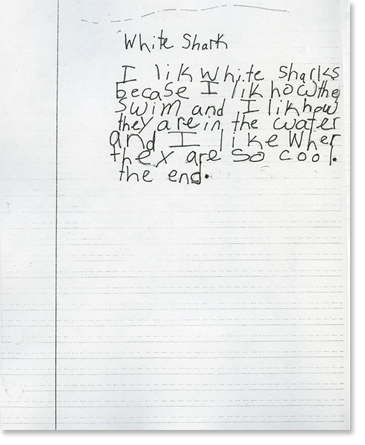
#> input picture backend/sample_2.jpg, 365 x 445 px
$ python -i deskew.py   (imports and definitions only)
#> lines starting #> are read from the running program, lines starting #| are printed output that depends on the picture; after the words box and inside, x2 and y2 are one past the last pixel; in counts of white or black regions, pixels touching at a corner belong together; long printed decimals are rounded
import cv2
import os

# The deskew method is NOT working.


class Deskew:
    @staticmethod
    def getSkewAngle(cvImage) -> float:
        # Prep image, copy, convert to gray scale, blur, and threshold
        newImage = cvImage.copy()
        gray = cv2.cvtColor(newImage, cv2.COLOR_BGR2GRAY)
        blur = cv2.GaussianBlur(gray, (9, 9), 0)
        thresh = cv2.threshold(blur, 0, 255, cv2.THRESH_BINARY_INV + cv2.THRESH_OTSU)[1]
        # Apply dilate to merge text into meaningful lines/paragraphs.
        # Use larger kernel on X axis to merge characters into single line, cancelling out any spaces.
        # But use smaller kernel on Y axis to separate between different blocks of text
        kernel = cv2.getStructuringElement(cv2.MORPH_RECT, (20, 5))
        dilate = cv2.dilate(thresh, kernel, iterations=4)

        # Find all contours
        contours, hierarchy = cv2.findContours(
            dilate, cv2.RETR_LIST, cv2.CHAIN_APPROX_SIMPLE
        )
        contours = sorted(contours, key=cv2.contourArea, reverse=True)
        # Find largest contour and surround in min area box
        largestContour = contours[0]
        minAreaRect = cv2.minAreaRect(largestContour)

        # Determine the angle. Convert it to the value that was originally used to obtain skewed image
        angle = minAreaRect[-1]
        print(f"angle = {angle}")
        if angle < -45:
            angle = 90 + angle
        return -1.0 * angle

    @staticmethod
    def rotateImage(cvImage, angle: float):
        newImage = cvImage.copy()
        (h, w) = newImage.shape[:2]
        center = (w // 2, h // 2)
        M = cv2.getRotationMatrix2D(center, angle, 1.0)
        newImage = cv2.warpAffine(
            newImage, M, (w, h), flags=cv2.INTER_CUBIC, borderMode=cv2.BORDER_REPLICATE
        )
        return newImage

    @staticmethod
    def deskew(cvImage):
        angle = Deskew.getSkewAngle(cvImage)
        return Deskew.rotateImage(cvImage, -1.0 * angle)


# [9 lines of commented-out code are left out]

>>> import cv2
>>> picture = cv2.imread('sample_2.jpg')
#> picture is the input picture: shape (445, 365, 3); mean B, G, R 235, 235.4, 234.1
>>> result = Deskew().deskew(picture)
#> in getSkewAngle, `blur = cv2.GaussianBlur(gray, (9, 9), 0)`:
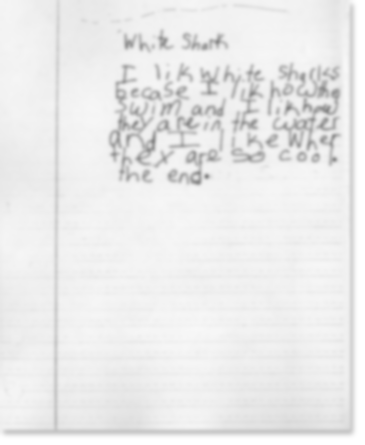
#> blur: shape (445, 365); min 137, max 255, mean 234.9
#> in getSkewAngle, `thresh = cv2.threshold(blur, 0, 255, cv2.THRESH_BINARY_INV + cv2.THRES..`:
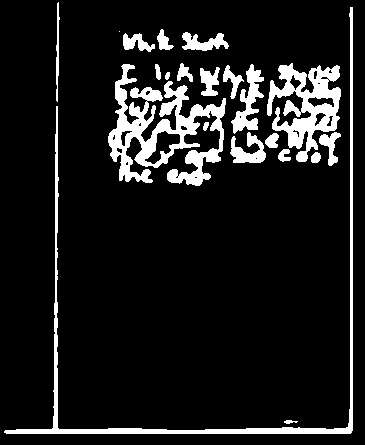
#> thresh: shape (445, 365); 10.9% white; 21 white regions (1 under 20 px), largest, box (x1, y1, x2, y2) and area: (108, 64, 226, 186) 5699, (4, 7, 353, 434) 4142, (267, 63, 341, 162) 3465
#> in getSkewAngle, `dilate = cv2.dilate(thresh, kernel, iterations=4)`:
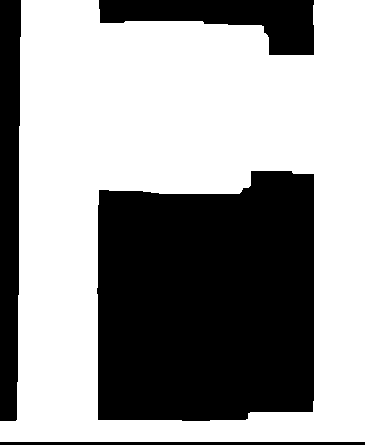
#> dilate: shape (445, 365); 59.8% white; 4 black regions
#> in getSkewAngle, `contours, hierarchy = cv2.findContours( dilate, cv2.RETR_LIST, cv2.CHA..`: contours = 2 contours; box (x1, y1, x2, y2) and area: (0, 0, 365, 442) 146133, (96, 170, 315, 422) 50367
#> in getSkewAngle, `largestContour = contours[0]`: largestContour = contour of 46 points, box (x1, y1, x2, y2) (0, 0, 365, 442), area 146133
#> in getSkewAngle, `minAreaRect = cv2.minAreaRect(largestContour)`: minAreaRect = ((182, 220.5), (441, 364), -90)
#> in getSkewAngle, `angle = minAreaRect[-1]`: angle = -90
#| angle = -90.0
#> in getSkewAngle, `angle = 90 + angle`: angle = 0

$ run again, on backend/aminoapps.jpg
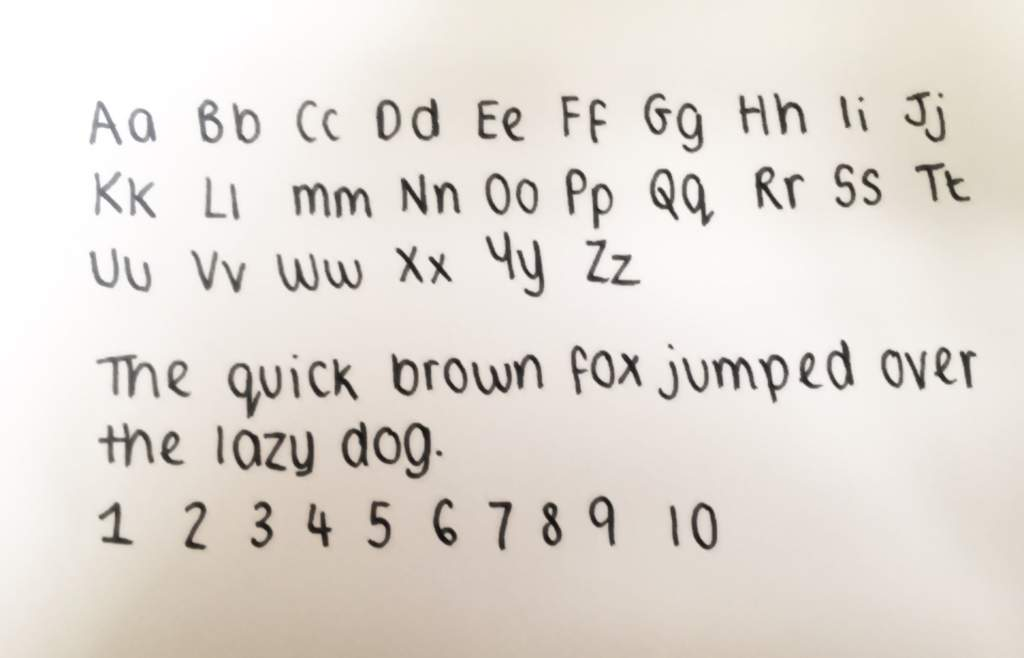
#> input picture backend/aminoapps.jpg, 1024 x 658 px
#> picture is the input picture: shape (658, 1024, 3); mean B, G, R 213.4, 219.8, 226.3
#> in getSkewAngle, `thresh = cv2.threshold(blur, 0, 255, cv2.THRESH_BINARY_INV + cv2.THRES..`:
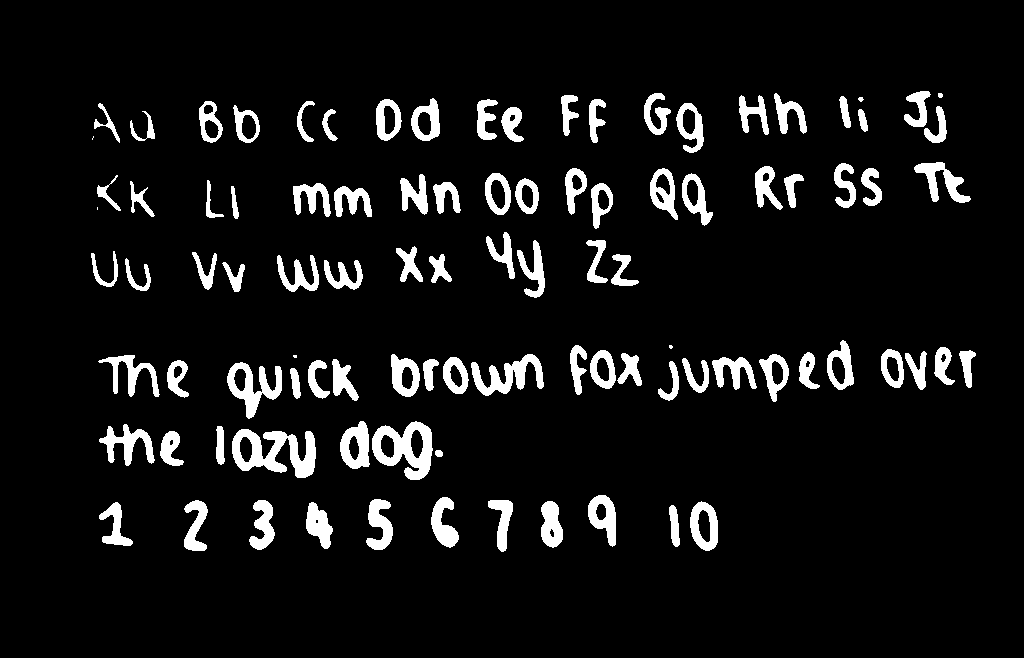
#> thresh: shape (658, 1024); 7.6% white; 98 white regions (4 under 20 px), largest, box (x1, y1, x2, y2) and area: (232, 429, 316, 478) 2228, (372, 421, 433, 480) 1901, (471, 354, 544, 396) 1361
#> dilate: shape (658, 1024); 41.4% white; 3 white regions
#> contours = 4 contours; box (x1, y1, x2, y2) and area: (55, 83, 1011, 306) 146108, (62, 332, 1016, 488) 83440, (63, 487, 758, 560) 44726, (707, 160, 724, 166) 63
#> largestContour = contour of 406 points, box (x1, y1, x2, y2) (55, 83, 1011, 306), area 146108
#> minAreaRect = ((531.9, 196.2), (956.2, 219.2), -1.02)
#> in getSkewAngle, `angle = minAreaRect[-1]`: angle = -1.02
#| angle = -1.021
#> in deskew, `angle = Deskew.getSkewAngle(cvImage)`: angle = 1.02
#> in rotateImage, `newImage = cv2.warpAffine( newImage, M, (w, h), flags=cv2.INTER_CUBIC,..`:
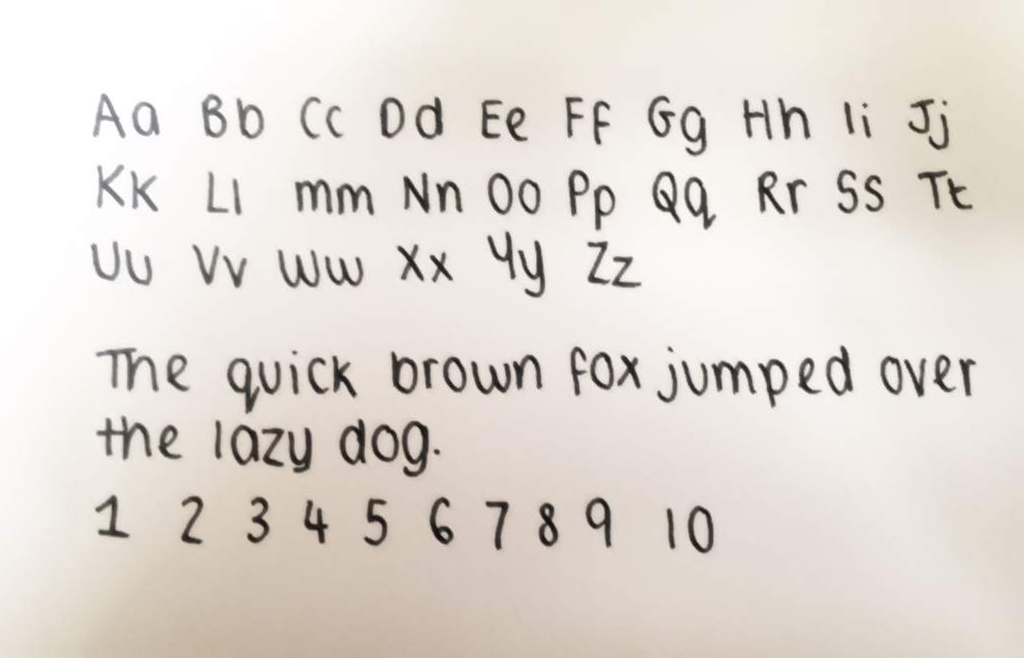
#> newImage: shape (658, 1024, 3); mean B, G, R 213.3, 219.7, 226.2

$ run again, on backend/grace.jpg
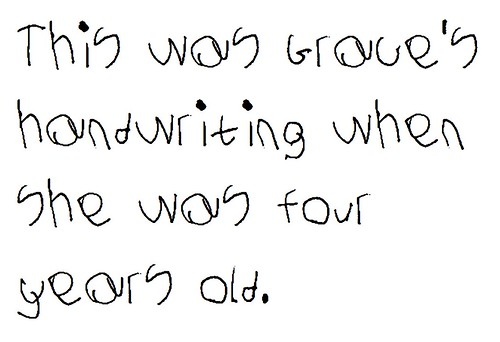
#> input picture backend/grace.jpg, 500 x 342 px
#> picture is the input picture: shape (342, 500, 3); mean B, G, R 242.3, 242.5, 242.5
#> in getSkewAngle, `thresh = cv2.threshold(blur, 0, 255, cv2.THRESH_BINARY_INV + cv2.THRES..`:
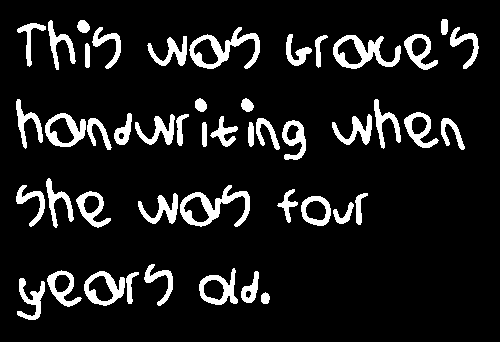
#> thresh: shape (342, 500); 10.7% white; 47 white regions, largest, box (x1, y1, x2, y2) and area: (180, 185, 250, 227) 1042, (189, 27, 260, 69) 1038, (333, 35, 401, 69) 962
#> in getSkewAngle, `dilate = cv2.dilate(thresh, kernel, iterations=4)`:
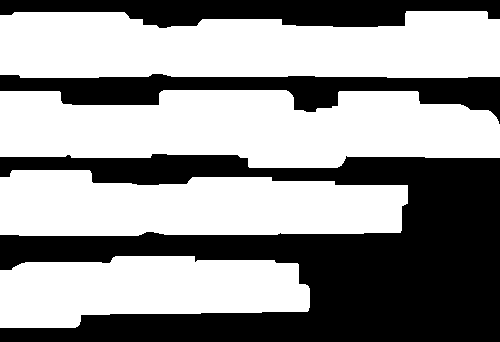
#> dilate: shape (342, 500); 58.3% white; 3 black regions
#> contours = 4 contours; box (x1, y1, x2, y2) and area: (0, 90, 500, 168) 30050, (0, 11, 500, 78) 28694, (0, 170, 408, 236) 21994, (0, 256, 310, 328) 16978
#> largestContour = contour of 98 points, box (x1, y1, x2, y2) (0, 90, 500, 168), area 30050
#> minAreaRect = ((249.5, 128.5), (77, 499), -90)
#> in getSkewAngle, `angle = minAreaRect[-1]`: angle = -90
#| angle = -90.0
#> in getSkewAngle, `angle = 90 + angle`: angle = 0
